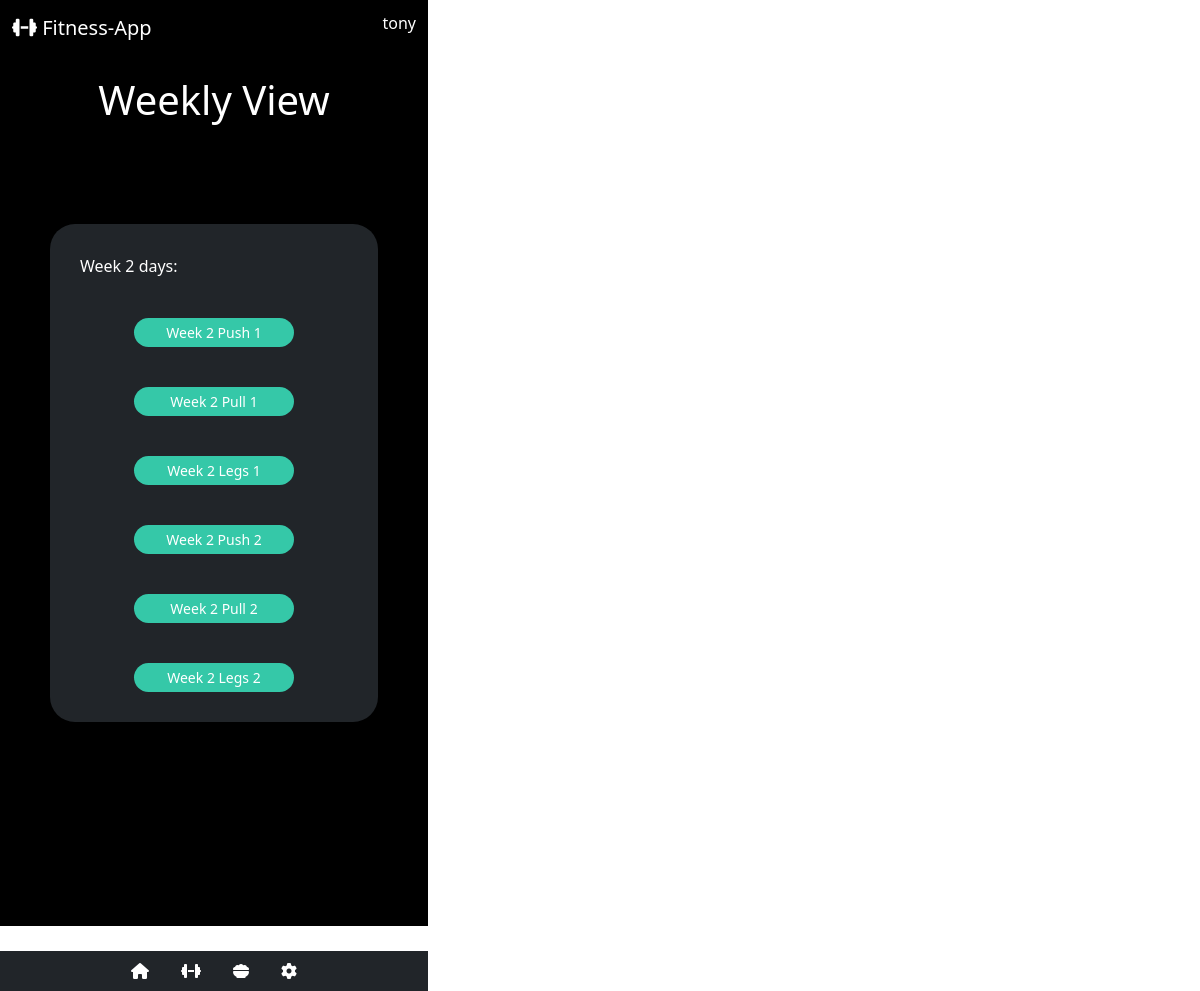
/workouts/weekly/wgif-2 (signed in), run on the app's committed database.
### users/models.py (models this page shows, shortened)
class FitnessUser(AbstractUser):
    first_name = models.CharField(max_length=30)
    last_name = models.CharField(max_length=30)
    email = models.EmailField(max_length=60)
    age_category = models.ForeignKey(
        AgeGroup,
        on_delete=models.CASCADE,
        blank=True,
        null=True
    )
    goal = models.IntegerField(default=1 ,choices=Purpose.choices)
    weight = models.CharField(max_length=30)
    height = models.CharField(max_length=30)
    gender = models.ForeignKey(
        Gender,
        on_delete=models.CASCADE,
        blank=True,
        null=True
    )
    exercise_frequency = models.IntegerField(default=1 ,choices=Frequency.choices)
    template_id = models.ForeignKey(
        Workout_template,
        default=1,
        on_delete=models.CASCADE,
        blank=True,
        null=True
        )
    completed_workouts = models.ManyToManyField(SingleWorkout)

### workout/models.py (models this page shows, shortened)
class Week(models.Model):
    name = models.CharField(max_length=128, default='test template')
    order = models.IntegerField(default=1, choices=WeekNumber.choices)
    goal = models.IntegerField(default=1, choices=Purpose.choices)
    frequency = models.IntegerField(default=1, choices=Frequency.choices)
    exercise_list = models.ManyToManyField(SingleWorkout)
    completed_status = models.BooleanField(default=False)
    slug = models.SlugField(null=False, unique=True)

class SingleWorkout(models.Model):
    name = models.CharField(max_length=128)
    display_name = models.CharField(max_length=128, default='display name')
    exercise_1 = models.TextField(blank=True)
    description_1 = models.TextField(blank=True)
    exercise_2 = models.TextField(blank=True)
    description_2 = models.TextField(blank=True)
    exercise_3 = models.TextField(blank=True)
    description_3 = models.TextField(blank=True)
    exercise_4 = models.TextField(blank=True)
    description_4 = models.TextField(blank=True)
    exercise_5 = models.TextField(blank=True)
    description_5 = models.TextField(blank=True)
    completed_status = models.BooleanField(default=False)
    slug = models.SlugField(null=False, unique=True)
    def get_absolute_url(self):
        return reverse("daily", kwargs={"slug" : self.slug})

### workout/views.py (the view)
# urls.py: path("weekly/<slug:slug>", WeeklyDetailView.as_view(), name="weekly"),
class WeeklyDetailView(LoginRequiredMixin, DetailView):
    model = Week
    template_name = "workout/weekly_view.html"
    def get_context_data(self, **kwargs):
        context = super(WeeklyDetailView, self).get_context_data(**kwargs)
        context['week'] = Week.objects.get(slug = self.kwargs['slug'])
        return context

### templates/workout/weekly_view.html (shortened to what this page needs)
{% extends 'base.html' %}
{%block content %}
<nav class="navbar">
  <div class="container-fluid">
    <a class="navbar-brand" href="#">
      <i class="fa-solid fa-dumbbell"></i>
      Fitness-App
    </a>
    <h6>{{ request.user }}</h6>
  </div>
</nav>
<div class="weekly">
<h1 class="weeklytitle">Weekly View</h1>
<div class="weeklyworkouts">
  {{week.get_order_display}} days:
  {% for day in week.exercise_list.all %}
  <a href="{{ day.get_absolute_url }}">
    <button class="btn btn-primary btn-sm">
    {{day.display_name}}
    </button>
  </a>
  {% endfor %}
</div>
<br />
</div>
<div class="weeklynavbar">
  <ul class="nav sticky-bottom bg-dark justify-content-center">
    <li class="nav-item">
      <a class="nav-link active" href="{% url 'home' %}">
        <i class="fa-solid fa-house"></i>
      </a>
    </li>
    <li class="nav-item">
      <a class="nav-link" href="{% url 'template' %}">
        <i class="fa-solid fa-dumbbell"></i>
      </a>
    </li>
    <li class="nav-item">
      <a class="nav-link" href="{% url 'nutrition' %}">
        <i class="fa-solid fa-bowl-food"></i>
      </a>
    </li>
    <li class="nav-item">
      <a class="nav-link" href="{% url 'account' %}">
        <i class="fa-solid fa-gear"></i>
      </a>
    </li>
  </ul>
</div>
{% endblock content %}

### static/css/base.css (style rules this page uses)
* { max-width: 428px; max-height: 926px; }
button.btn { display: block; border: none; margin-bottom: 20px; margin-top: 20px; width: 100%; background-color: #35c8a8; border-radius: 25px; }
a.nav-link { color: white; }
.weeklytitle { text-align: center; margin-bottom: 30px; margin-top:20px; }
.weeklyworkouts { background-color: #212529; border: none; padding: 30px; margin: 50px; border-radius: 25px; margin-top: 100px; }
.weeklyworkouts button.btn { margin: 20%; border: none; margin-bottom: 0px; margin-top: 40px; width: 60%; background-color: #35c8a8; border-radius: 25px; }
.weeklyworkouts a { text-decoration: none !important; color: white !important; }
.weeklynavbar { margin-top: 155px; }
.navbar .navbar-brand { color: white; }
.navbar a.navbar-brand { color: white; text-decoration: none !important; }

### data on the page
FitnessUser: user "tony"
Week: order "Week 2"
SingleWorkout: display_name "Week 2 Push 1"
SingleWorkout: display_name "Week 2 Pull 1"
SingleWorkout: display_name "Week 2 Legs 1"
SingleWorkout: display_name "Week 2 Push 2"
SingleWorkout: display_name "Week 2 Pull 2"
SingleWorkout: display_name "Week 2 Legs 2"
